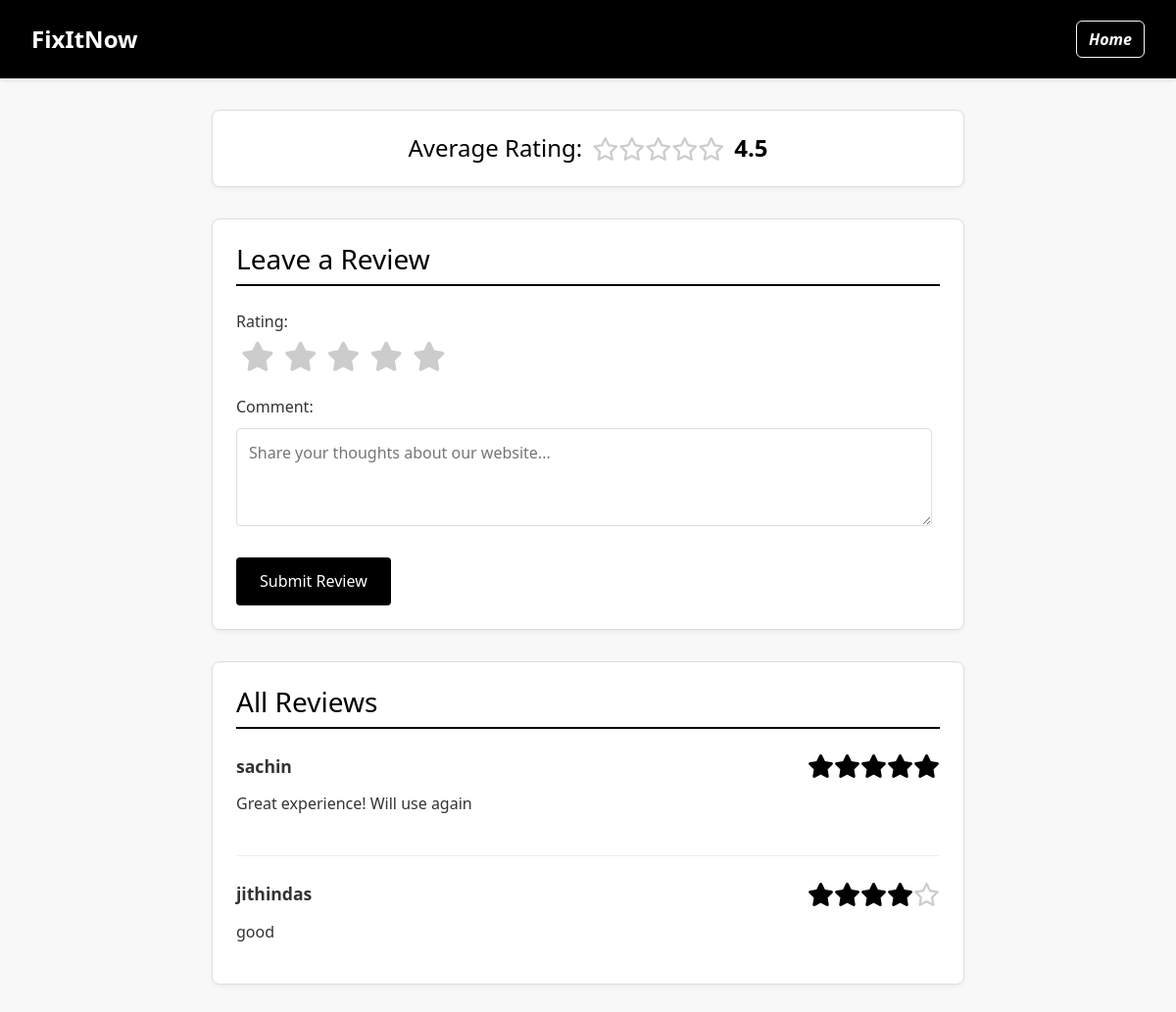
/reviews/ (signed in), run on the app's committed database.
### home_service/models.py (models this page shows, shortened)
class WebsiteReview(models.Model):
    user = models.ForeignKey(User, on_delete=models.CASCADE)  # The user who submits the review
    rating = models.PositiveIntegerField(default=1)  # Rating between 1-5
    comment = models.TextField(blank=True, null=True)  # Optional review text
    created_at = models.DateTimeField(auto_now_add=True)  # Timestamp of the review
    @classmethod
    def get_average_rating(cls):
        avg = cls.objects.aggregate(models.Avg('rating'))['rating__avg']
        return round(avg, 1) if avg else 0  # Get average rating with 1 decimal place

### home_service/views.py (the view, shortened to what this page needs)
# urls.py: path('reviews/', website_reviews, name='website_reviews'),
@login_required
def website_reviews(request):
    reviews = WebsiteReview.objects.all().order_by('-created_at')  # Get all reviews
    avg_rating = WebsiteReview.get_average_rating()  # Get average rating
    return render(request, 'website_reviews.html', {'reviews': reviews, 'avg_rating': avg_rating})

### home_service/templates/website_reviews.html (shortened to what this page needs)
<!DOCTYPE html>
<html lang="en">
<head>
    <link rel="stylesheet" href="https://cdnjs.cloudflare.com/ajax/libs/font-awesome/6.0.0-beta3/css/all.min.css">
    <link href="https://cdn.jsdelivr.net/npm/bootstrap@5.3.3/dist/css/bootstrap.min.css" rel="stylesheet">
</head>
<body>
    <nav class="navbar">
        <a href="{% url 'home' %}" class="navbar-brand">FixItNow</a>
        <div class="navbar-links">
            <a class="btn btn-outline-light" href="{% url 'home' %}"><b><i>Home</i></b></a>
        </div>
    </nav>
    <div class="container">
        <div class="rating-summary">
            <h3 class="avg-rating">
                Average Rating:
                <div class="stars-container">
                    <div class="star-rating">
                        {% with ''|center:5 as range %}
                        {% for _ in range %}
                            {% if forloop.counter <= avg_rating_whole %}
                                <i class="star filled fas fa-star"></i>
                            {% elif forloop.counter == avg_rating_ceil and avg_rating_fraction > 0 %}
                                <i class="star filled fas fa-star-half-alt"></i>
                            {% else %}
                                <i class="star far fa-star"></i>
                            {% endif %}
                        {% endfor %}
                        {% endwith %}
                    </div>
                    <span class="rating-value">{{ avg_rating }}</span>
                </div>
            </h3>
        </div>
        {% if user.is_authenticated %}
        <div class="review-form">
            <h3 class="section-title">Leave a Review</h3>
            <form method="POST">
                <div class="form-group">
                    <label>Rating:</label>
                    <div class="star-input">
                        <label for="star5" class="fas fa-star"></label>
                        <label for="star4" class="fas fa-star"></label>
                        <label for="star3" class="fas fa-star"></label>
                        <label for="star2" class="fas fa-star"></label>
                        <label for="star1" class="fas fa-star"></label>
                    </div>
                </div>
                <div class="form-group me-2">
                    <label for="comment">Comment:</label>
                    <textarea name="comment" placeholder="Share your thoughts about our website..."></textarea>
                </div>
                <button type="submit">Submit Review</button>
            </form>
        </div>
        {% else %}
        <div class="login-prompt">
            <p><a href="{% url 'login' %}">Login</a> to submit a review.</p>
        </div>
        {% endif %}
        <div class="reviews-section">
            <h3 class="section-title">All Reviews</h3>
            {% for review in reviews %}
                <div class="review-item">
                    <div class="review-header">
                        <span class="review-user">{{ review.user.username }}</span>
                        <div class="review-rating">
                            <div class="star-rating">
                                {% with ''|center:5 as range %}
                                {% for _ in range %}
                                    {% if forloop.counter <= review.rating %}
                                        <i class="star filled fas fa-star"></i>
                                    {% else %}
                                        <i class="star far fa-star"></i>
                                    {% endif %}
                                {% endfor %}
                                {% endwith %}
                            </div>
                        </div>
                    </div>
                    <p>{{ review.comment }}</p>
                </div>
            {% empty %}
                <p>No reviews yet. Be the first to leave a review!</p>
            {% endfor %}
        </div>
    </div>
</body>
</html>

### home_service/templates/website_reviews.html (style rules this page uses)
body { font-family: 'Segoe UI', Tahoma, Geneva, Verdana, sans-serif; margin: 0; padding: 0; color: #333; background-color: #f8f8f8; line-height: 1.6; }
.navbar { background-color: #000; color: #fff; padding: 1rem 2rem; display: flex; justify-content: space-between; align-items: center; box-shadow: 0 2px 5px rgba(0,0,0,0.1); }
.navbar-brand { font-size: 1.5rem; font-weight: bold; text-decoration: none; color: #fff; }
.navbar-links a { color: #fff; text-decoration: none; margin-left: 1.5rem; transition: opacity 0.3s; }
.container { max-width: 800px; margin: 2rem auto; padding: 0 1rem; }
.rating-summary { background-color: #fff; border: 1px solid #ddd; border-radius: 8px; padding: 1.5rem; margin-bottom: 2rem; text-align: center; box-shadow: 0 2px 5px rgba(0,0,0,0.05); }
.avg-rating { font-size: 1.5rem; margin: 0; color: #000; display: flex; align-items: center; justify-content: center; gap: 10px; }
.stars-container { display: inline-flex; align-items: center; }
.star-rating { font-size: 24px; display: inline-flex; }
.star-rating .star { color: #ccc; transition: color 0.2s; }
.star-rating .star.filled { color: #000; }
.review-form { background-color: #fff; border: 1px solid #ddd; border-radius: 8px; padding: 1.5rem; margin-bottom: 2rem; box-shadow: 0 2px 5px rgba(0,0,0,0.05); }
.form-group { margin-bottom: 1.5rem; }
label { display: block; margin-bottom: 0.5rem; font-weight: 500; }
textarea { width: 100%; padding: 0.75rem; border: 1px solid #ddd; border-radius: 4px; font-family: inherit; }
textarea { min-height: 100px; resize: vertical; }
.star-input { display: flex; flex-direction: row-reverse; justify-content: flex-end; }
.star-input label { font-size: 30px; color: #ccc; cursor: pointer; margin: 0 5px; transition: color 0.2s; }
button { background-color: #000; color: #fff; border: none; padding: 0.75rem 1.5rem; border-radius: 4px; cursor: pointer; font-weight: 500; transition: background-color 0.3s; }
.reviews-section { background-color: #fff; border: 1px solid #ddd; border-radius: 8px; padding: 1.5rem; box-shadow: 0 2px 5px rgba(0,0,0,0.05); }
.review-item { padding-bottom: 1.5rem; margin-bottom: 1.5rem; border-bottom: 1px solid #eee; }
.review-item:last-child { border-bottom: none; margin-bottom: 0; padding-bottom: 0; }
.review-header { display: flex; justify-content: space-between; align-items: center; margin-bottom: 0.75rem; }
.review-user { font-weight: bold; font-size: 1.1rem; }
.review-rating { display: flex; align-items: center; }
.section-title { margin-top: 0; margin-bottom: 1.5rem; padding-bottom: 0.5rem; border-bottom: 2px solid #000; color: #000; }
.rating-value { margin-left: 10px; font-weight: bold; }

### data on the page
WebsiteReview: user.username "sachin", rating 5 (drawn), comment "Great experience! Will use again"
WebsiteReview: user.username "jithindas", rating 4 (drawn), comment "good"

### other printed values
{{ avg_rating }} "4.5"
